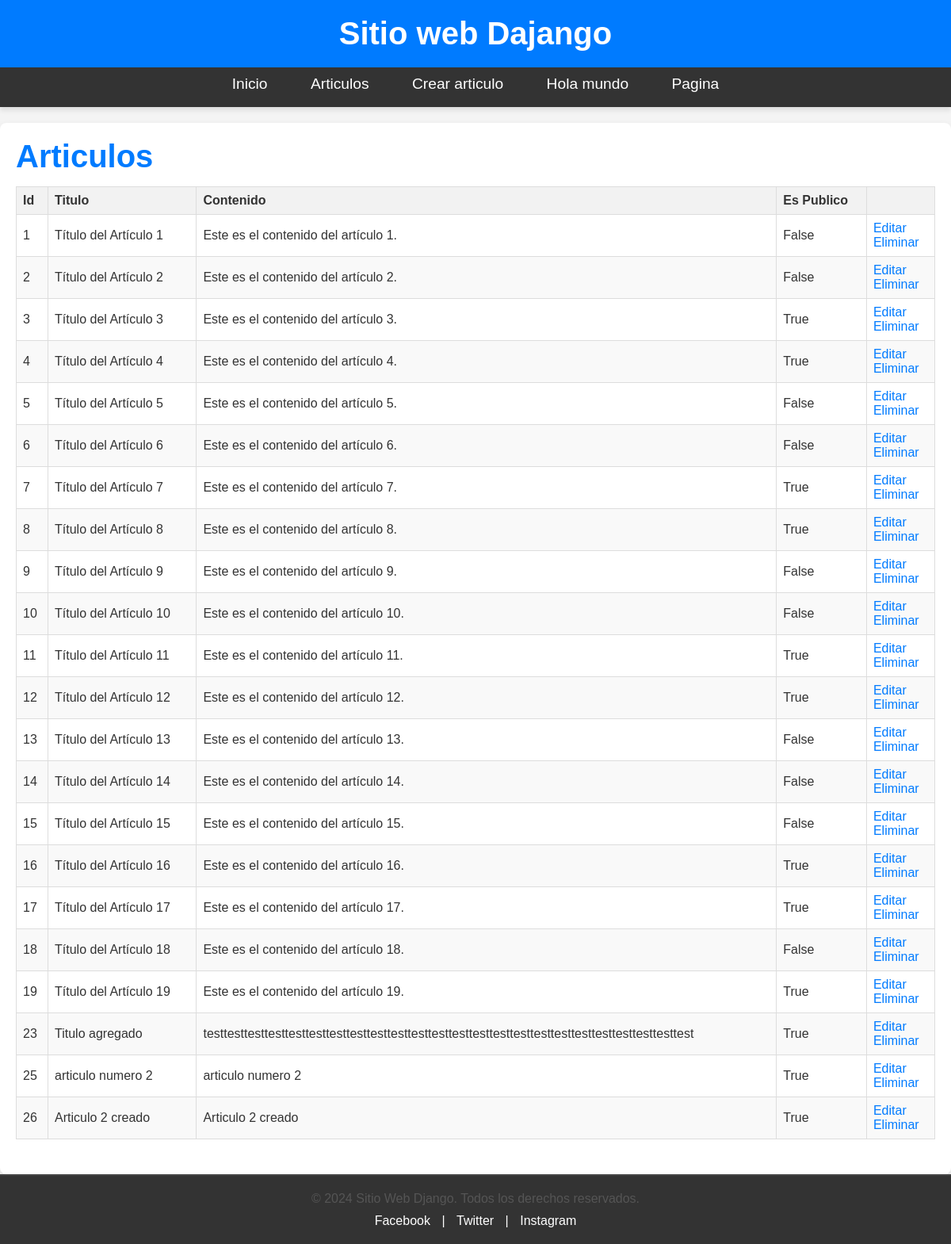
The page /list-articulo/ on the database as committed earlier.
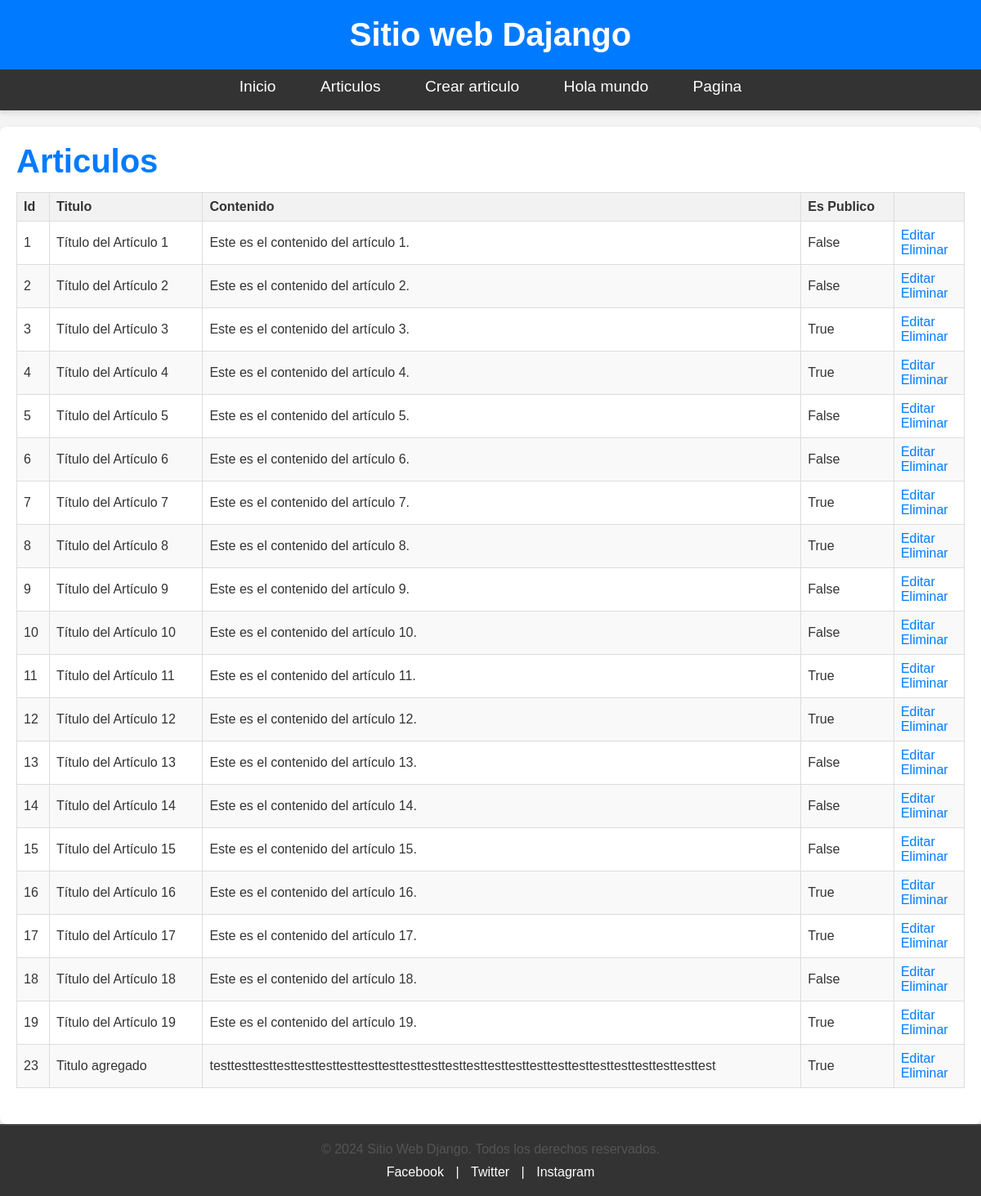
The same page on the database as committed later.
### myapp/models.py (models this page shows)
class Article(models.Model):
    title = models.CharField(max_length=200)
    content = models.TextField()
    public = models.BooleanField()
    img = models.ImageField(default='')
    created_at = models.DateTimeField(auto_now_add=True)
    updated_at = models.DateTimeField(auto_now=True)

### myapp/views.py (the view)
# urls.py: path('list-articulo/', myapp_views.list_articulos, name="listar_articulos"),
def list_articulos(request):
    articulos = Article.objects.all()
    return render(request, 'index_articulos.html', {'articulos': articulos})

### myapp/templates/index_articulos.html (shortened to what this page needs)
{% extends 'layout.html' %}
{% block content %}
    <h1>Articulos </h1>
    <table border="1">
        <thead>
            <tr>
                <th>Id</th>
                <th>Titulo</th>
                <th>Contenido</th>
                <th>Es Publico</th>
                <th></th>
            </tr>
        </thead>
        <tbody>
            {% for articulo in articulos %}
                <tr>
                    <td>{{ articulo.id }}</td>
                    <td>{{ articulo.title }}</td>
                    <td>{{ articulo.content }}</td>
                    <td>{{ articulo.public }}</td>
                    <td>
                        <a href="{% url 'update_artuculo' articulo_id=articulo.id %}">Editar</a>
                        <br>
                        <a href="{% url 'eliminar_articulo' articulo_id=articulo.id %}">Eliminar</a>
                    </td>
                </tr>
            {% empty %}
                <h3>No hay articulos</h3>
            {% endfor %}
        </tbody>
    </table>
{% endblock content %}

### myapp/templates/layout.html (shortened to what this page needs)
<!DOCTYPE html>
<html>
    <head>
        {% load static %}
        <link rel="stylesheet" href="{% static 'css/styles.css' %}" />
    </head>
    <body>
        <header>
            <h1>Sitio web Dajango</h1>
        </header>
        <nav>
            <ul>
                <li>
                    <a href="{% url 'index' %}">Inicio</a>
                </li>
                <li>
                    <a href="{% url 'listar_articulos' %}">Articulos</a>
                </li>
                <li>
                    <a href="{% url 'create_articulo' %}">Crear articulo</a>
                </li>
                <li>
                    <a href="{% url 'hola_mundo' %}">Hola mundo</a>
                </li>
                <li>
                    <a href="{% url 'pagina' %}">Pagina</a>
                </li>
            </ul>
        </nav>
        <div id="content">
            {% block content %}{% endblock content %}
        </div>
        <footer id="footer">
            <div class="footer-content">
                <p>&copy; 2024 Sitio Web Django. Todos los derechos reservados.</p>
                <div class="social-media">
                    <a href="#" target="_blank" title="Facebook">Facebook</a> |
                    <a href="#" target="_blank" title="Twitter">Twitter</a> |
                    <a href="#" target="_blank" title="Instagram">Instagram</a>
                </div>
            </div>
        </footer>
    </body>
</html>

### myapp/static/css/styles.css (style rules this page uses)
*, *::before, *::after { margin: 0; padding: 0; box-sizing: border-box; }
body { font-family: 'Arial', sans-serif; margin: 0; padding: 0; background-color: #f4f4f4; color: #333; }
header { background-color: #007bff; color: white; padding: 20px; text-align: center; }
header h1 { margin: 0; font-size: 2.5em; }
nav { background-color: #333; padding: 10px 0; }
nav ul { list-style: none; margin: 0; padding: 0; text-align: center; }
nav ul li { display: inline-block; margin-right: 20px; }
nav ul li:last-child { margin-right: 0; }
nav ul li a { color: white; text-decoration: none; font-size: 1.2em; padding: 8px 15px; transition: background-color 0.3s ease; }
header, nav { box-shadow: 0 4px 6px rgba(0, 0, 0, 0.1); }
p { margin-bottom: 1em; color: #555; }
ul, ol { margin-left: 1.5em; margin-bottom: 1em; }
li { margin-bottom: 0.5em; }
a { color: #007bff; text-decoration: none; }
table { width: 100%; border-collapse: collapse; margin-bottom: 1.5em; }
th, td { border: 1px solid #ddd; padding: 8px; text-align: left; }
th { background-color: #f2f2f2; font-weight: bold; }
tr:nth-child(even) { background-color: #f9f9f9; }
header h1 { font-size: 2.5em; }
#content { background-color: #ffffff; color: #333333; padding: 20px; margin-top: 20px; border-radius: 8px; box-shadow: 0px 4px 10px rgba(0, 0, 0, 0.1); max-width: 1200px; margin-left: auto; margin-right: auto; }
#content h1, #content h2, #content h3 { color: #007bff; font-family: 'Arial', sans-serif; margin-bottom: 15px; }
#content h1 { font-size: 2.5em; }
#content a { color: #007bff; text-decoration: none; transition: color 0.3s ease; }
#footer { background-color: #333; color: white; padding: 20px 0; text-align: center; position: relative; bottom: 0; width: 100%; }
#footer .footer-content { max-width: 1200px; margin: 0 auto; padding: 0 20px; }
#footer p { font-size: 1em; margin-bottom: 10px; }
#footer .social-media a { color: white; text-decoration: none; padding: 0 10px; }
#footer { border-top: 2px solid #444; }

Rows that differ between the two databases and show on the page:
removed Article: id "25", title "articulo numero 2", content "articulo numero 2", public "True"
removed Article: id "26", title "Articulo 2 creado", content "Articulo 2 creado", public "True"
